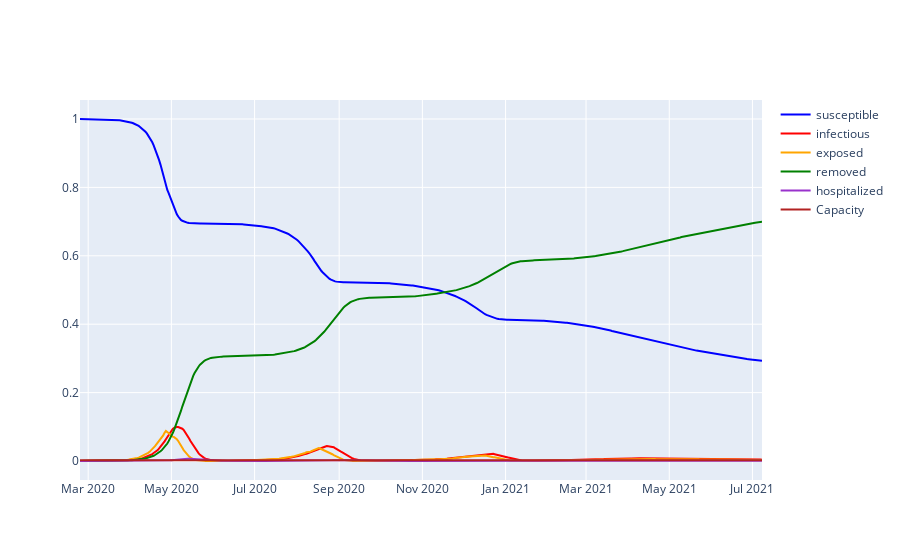

The notebook cell this image was saved under:
### Code cell
def plot_SIR_timeline(timeline, name=None, save=False):
    fig = go.Figure()
    x = pd.date_range(datetime.date(2020, 2, 24), periods=len(timeline))
    
    fig.add_trace(go.Scatter(x=x, y=timeline['susceptible'],
            mode='lines',
            line_color='blue',
            name="susceptible"))
    
    fig.add_trace(go.Scatter(x=x, y=timeline['infected'],
            mode='lines',
            line_color='red',
            name="infectious"))
    
    fig.add_trace(go.Scatter(x=x, y=timeline['exposed'],
            mode='lines',
            line_color='orange',
            name="exposed"))
    

    fig.add_trace(go.Scatter(x=x, y=timeline['removed'],
            mode='lines',
            line_color='green',
            name="removed"))
    
    fig.add_trace(go.Scatter(x=x, y=timeline['hospitalized'],
            mode='lines',
            line_color='darkorchid',
            name="hospitalized"))
        
    fig.add_trace(go.Scatter(x=x, y=len(x)*[0.0025],
        mode='lines',
        line_color='firebrick',
         name="Capacity"
        ))
    
    fig.show()
    
plot_SIR_timeline(sim[0])

### Figure 1 — Plotly figure (JSON) as saved in the notebook; plotly's stock layout.template omitted (floating-point values rounded to 4 significant figures; data arrays with more than 128 entries replaced by an {"elided": "..."} marker saying what was removed)
{"data": [{"line": {"color": "blue"}, "mode": "lines", "name": "susceptible", "type": "scatter", "x": {"elided": "501 str values"}, "y": {"elided": "501 float values"}}, {"line": {"color": "red"}, "mode": "lines", "name": "infectious", "type": "scatter", "x": {"elided": "501 str values"}, "y": {"elided": "501 float values"}}, {"line": {"color": "orange"}, "mode": "lines", "name": "exposed", "type": "scatter", "x": {"elided": "501 str values"}, "y": {"elided": "501 float values"}}, {"line": {"color": "green"}, "mode": "lines", "name": "removed", "type": "scatter", "x": {"elided": "501 str values"}, "y": {"elided": "501 float values"}}, {"line": {"color": "darkorchid"}, "mode": "lines", "name": "hospitalized", "type": "scatter", "x": {"elided": "501 str values"}, "y": {"elided": "501 float values"}}, {"line": {"color": "firebrick"}, "mode": "lines", "name": "Capacity", "type": "scatter", "x": {"elided": "501 str values"}, "y": {"elided": "501 float values"}}], "layout": {}}
